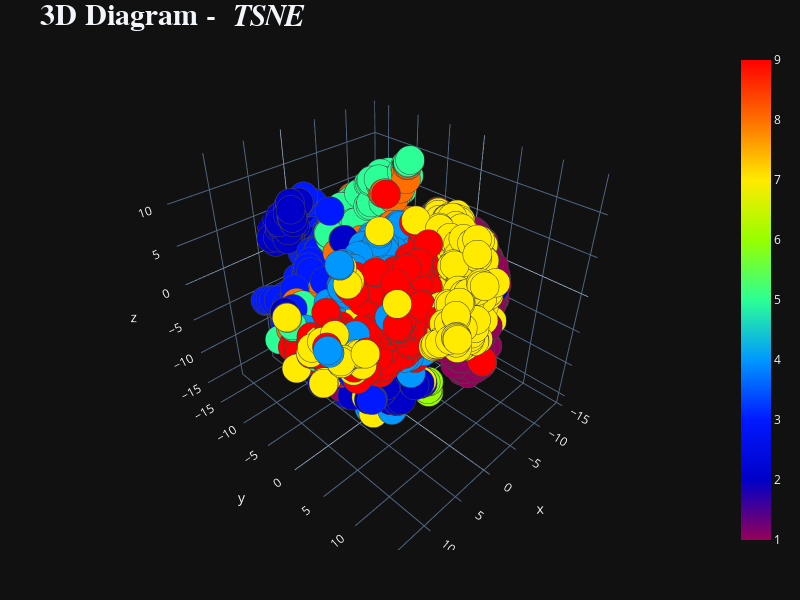

The code cell stored with this chart in its notebook:
### Code cell
plot_3d(tsne[:, 0],tsne[:, 1],tsne[:, 2], "TSNE")

### Figure 1 — Plotly figure (JSON) as saved in the notebook; plotly's stock layout.template omitted (floating-point values rounded to 4 significant figures; data arrays with more than 128 entries replaced by an {"elided": "..."} marker saying what was removed)
{"data": [{"marker": {"color": {"elided": "3000 int values"}, "colorscale": [[0, "rgb(150,0,90)"], [0.125, "rgb(0,0,200)"], [0.25, "rgb(0,25,255)"], [0.375, "rgb(0,152,255)"], [0.5, "rgb(44,255,150)"], [0.625, "rgb(151,255,0)"], [0.75, "rgb(255,234,0)"], [0.875, "rgb(255,111,0)"], [1, "rgb(255,0,0)"]], "line": {"width": 1}, "opacity": 1, "showscale": true, "size": 10}, "mode": "markers", "type": "scatter3d", "x": {"elided": "3000 float values"}, "y": {"elided": "3000 float values"}, "z": {"elided": "3000 float values"}}], "layout": {"height": 600, "hovermode": "closest", "margin": {"b": 50, "l": 50, "r": 50, "t": 50}, "title": {"font": {"family": "Times New Roman", "size": 30}, "text": "<b>3D Diagram - <i> TSNE </i> </b>"}, "width": 800}}
